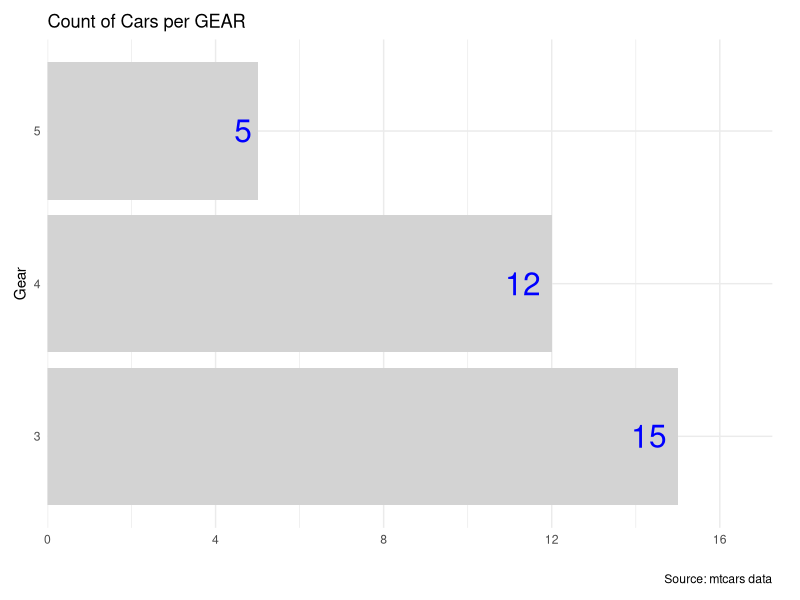
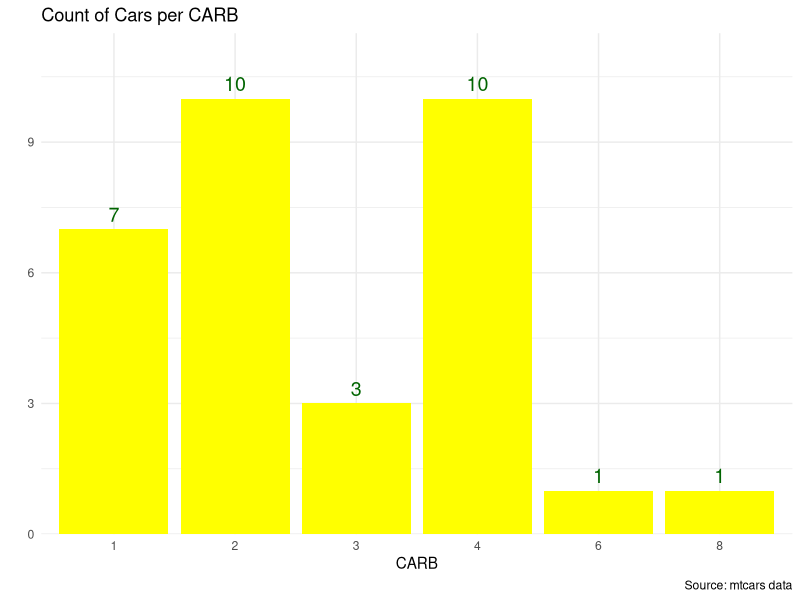
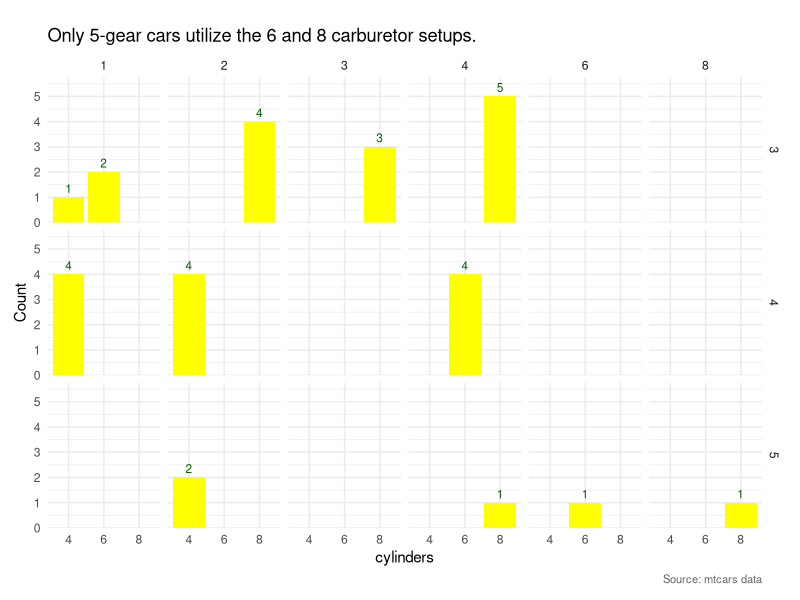

These charts were generated, in order, by the following R code:
# clean memory ------------------------------------------------------------
rm(list = ls())
library(ggplot2)
library(dplyr)

# read in data ------------------------------------------------------------

mtcars

# see data ----------------------------------------------------------

head(mtcars)

# see data types ----------------------------------------------------------

str(mtcars)

# deliverable 1 ----------------------------------------------------------

del1Data <- mtcars |> 
  count(gear)

del1Draft <- ggplot(del1Data, aes(
  x = n,
  y = factor(gear))) +
  
  geom_col(fill = "lightgray") +
  
  geom_text(aes(label = n),
            color = "blue",
            size = 8,
            hjust = 1.3
  ) +
  labs(
    title = "Count of Cars per GEAR",
    caption = "Source: mtcars data",
    x = "",
    y = "Gear"
  ) +
  scale_x_continuous(
    expand = expansion(mult = c(0, .15))
  ) +
  theme_minimal() +
  theme(
    plot.margin = margin(10, 20, 10, 10)
  )

del1Draft

# save del1Draft ----------------------------------------------------------

saveRDS(del1Draft, file = "del1Draft.rds")

# deliverable 2 ----------------------------------------------------------

del2Data <- mtcars |>
  count(carb)

del2Draft <- ggplot(
  del2Data,
  aes(
    x = factor(carb),
    y = n
  )
) +
  
  geom_col(fill = "yellow") +
  
  geom_text(
    aes(label = n),
    vjust = -0.5,
    color = "darkgreen",
    size = 5
  ) +
  
  labs(
    title = "Count of Cars per CARB",
    caption = "Source: mtcars data",
    x = "CARB",
    y = ""
  ) +
  theme(
    plot.margin = margin(20, 10, 10, 10)
  ) +
  theme_minimal() +
  scale_y_continuous(expand = expansion(mult = c(0, .15)))

del2Draft

# save del2Draft ----------------------------------------------------------

saveRDS(del2Draft, file = "del2Draft.rds")

# deliverable 3 ----------------------------------------------------------

del3Data <- mtcars |>
  count(gear, carb, cyl)

del3Draft <- ggplot(del3Data,
  aes(x = factor(cyl),
    y = n
  )
) +
  
  geom_col(fill = "yellow") +
  
  geom_text(
    aes(label = n),
    vjust = -0.5,
    color = "darkgreen",
    size = 3
  ) +
  
  facet_grid(
    rows = vars(gear),
    cols = vars(carb)
  ) +
  
  labs(
    title = "Only 5-gear cars utilize the 6 and 8 carburetor setups.",
    caption = "Source: mtcars data",
    x = "cylinders",
    y = "Count"
  ) +
  theme_minimal() +
  theme(
    plot.margin = margin(20, 10, 10, 10)
  ) +
  theme(plot.caption = element_text(
      hjust = 1,
      size = 8,
      color = "gray40"
    )) +
      scale_y_continuous(expand = expansion(mult = c(0, .15)))

del3Draft

# save del3Draft ----------------------------------------------------------

saveRDS(del3Draft, file = "del3Draft.rds")
